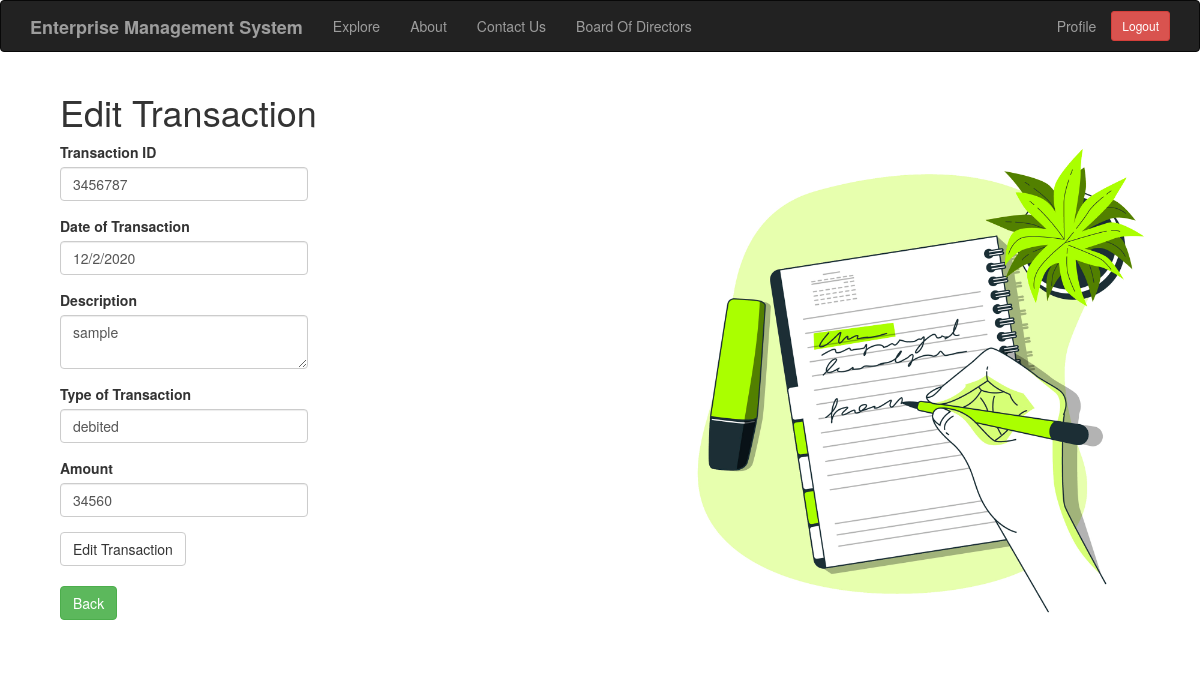
The app's page /edit_transaction/3 (signed in), older data.
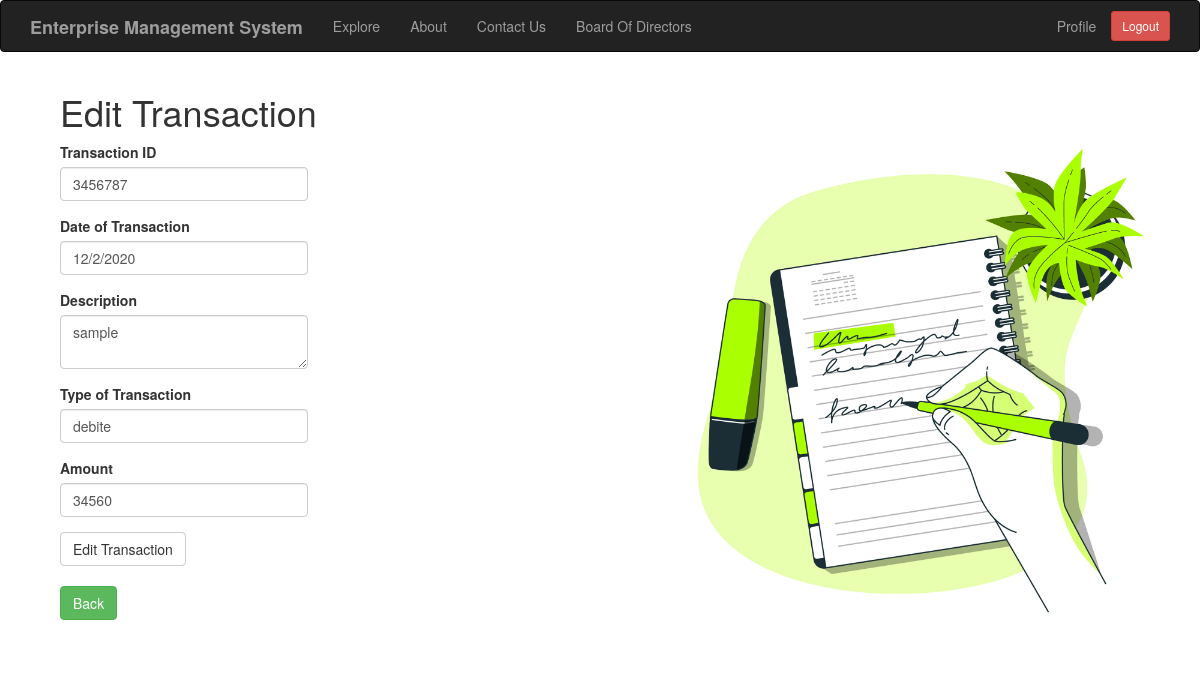
The same page, newer data.
### app/models.py (models this page shows, shortened)
class Transaction(db.Model):
    id = db.Column(db.Integer,primary_key=True)
    tr_id = db.Column(db.Integer)
    date = db.Column(db.String(64))
    description = db.Column(db.String(140))
    tr_type = db.Column(db.String(64))
    amount = db.Column(db.Integer)
    valid = db.Column(db.Boolean, default=False)
    user_id = db.Column(db.Integer,db.ForeignKey('user.id'))
    comment = db.relationship('Comment',backref='comment_of',lazy='dynamic')
    document = db.relationship('Document',backref='document_of',lazy='dynamic')

### app/routes.py (the view)
@app.route('/edit_transaction/<trans_id>',methods=['GET','POST'])
@login_required
def edit_transaction(trans_id):
    form = EditTransactionForm()
    transaction = Transaction.query.filter_by(id=trans_id).first_or_404()
    if form.validate_on_submit():
        transaction.tr_id = form.tr_id.data
        transaction.date = form.date.data
        transaction.description = form.description.data
        transaction.tr_type = form.tr_type.data
        transaction.amount = form.amount.data
        db.session.commit()
        return redirect(url_for('edit_transaction',trans_id=transaction.id))
    elif request.method == 'GET':
        form.tr_id.data = transaction.tr_id
        form.date.data = transaction.date
        form.description.data = transaction.description
        form.tr_type.data = transaction.tr_type
        form.amount.data = transaction.amount
    return render_template('edit_transaction.html',title='Edit Transaction',form=form)

### app/forms.py
class EditTransactionForm(FlaskForm):
    tr_id = IntegerField('Transaction ID', validators=[DataRequired()])
    date = StringField('Date of Transaction', validators=[DataRequired()])
    description = TextAreaField('Description', validators=[Length(min=0,max=140)])
    tr_type = StringField('Type of Transaction', validators=[DataRequired()])
    amount = IntegerField('Amount', validators=[DataRequired()])
    submit = SubmitField('Edit Transaction')

### app/models.py (called while the page is built)
@login.user_loader
def load_user(id):
    return User.query.get(int(id))

### app/routes.py (called while the page is built)
@app.before_request
def before_request():
    if current_user.is_authenticated:
        current_user.last_seen = datetime.utcnow()
        db.session.commit()

### app/templates/edit_transaction.html
{% extends "base.html" %}
{% import 'bootstrap/wtf.html' as wtf %}
{% block app_content %}
<div class="col-md-12">
	<div class="col-md-6">
		<h1>Edit Transaction</h1>
    	<div class="row">
        	<div class="col-md-6">
            	{{ wtf.quick_form(form) }}
        	</div>
    	</div>
    	<br>
    	{% if current_user.job =='Acc' %}
    		<p><a href="{{ url_for('acc_index') }}"  class="btn btn-success">Back</a></p>
		{% else %}
    		<p><a href="{{ url_for('index') }}"  class="btn btn-success">Back</a></p>
		{% endif %}
	</div>
	<div class="col-md-6">
		<img src="{{ url_for('static', filename= 'images/edits.jpg')}}" alt="edit" style="max-width: 600px; height: auto;">
	</div>
</div>
{% endblock %}

Row changes from the older to the newer data that the page shows:
changed Transaction "sample": tr_type "debited" → "debite"
